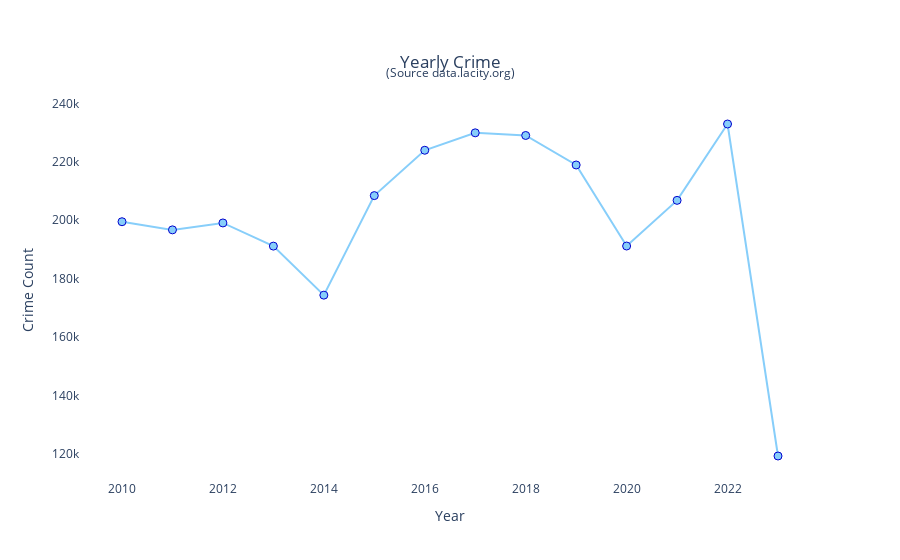

The code cell stored with this chart in its notebook:
### Code cell
fig = go.Figure()

fig.add_trace(go.Scatter(x=crime_by_year.YEAR, y=crime_by_year.COUNT, mode = "lines+markers",    
            marker=dict(
            color='LightSkyBlue',
            size=8,
            line=dict(
                color='MediumBlue',
                width=1
            )
                        )))


fig.update_layout(
    title={
        'text': "Yearly Crime",
        'y':0.9,
        'x':0.5,
        'xanchor': 'center',
        'yanchor': 'top'},
    plot_bgcolor='white',
    xaxis = {'title': 'Year'},
    yaxis = {'title':'Crime Count'}
    )

# Add a subtitle using annotations
fig.add_annotation(
    xref='paper', yref='paper',  # Use paper coordinates
    x=0.5, y=1.10,  # Position of the subtitle
    text='(Source data.lacity.org)',  # Subtitle text
    showarrow=False,
)

fig.show()

fig.write_image("Static/Images/crime_year.png", width=800, height=500, scale=2)

### Figure 1 — Plotly figure (JSON) as saved in the notebook; plotly's stock layout.template omitted (floating-point values rounded to 4 significant figures)
{"data": [{"marker": {"color": "LightSkyBlue", "line": {"color": "MediumBlue", "width": 1}, "size": 8}, "mode": "lines+markers", "type": "scatter", "x": [2010, 2011, 2012, 2013, 2014, 2015, 2016, 2017, 2018, 2019, 2020, 2021, 2022, 2023], "y": [199505, 196714, 199090, 191142, 174336, 208454, 224003, 229976, 229068, 218961, 191176, 206824, 233003, 119200]}], "layout": {"annotations": [{"showarrow": false, "text": "(Source data.lacity.org)", "x": 0.5, "xref": "paper", "y": 1.1, "yref": "paper"}], "plot_bgcolor": "white", "title": {"text": "Yearly Crime", "x": 0.5, "xanchor": "center", "y": 0.9, "yanchor": "top"}, "xaxis": {"title": {"text": "Year"}}, "yaxis": {"title": {"text": "Crime Count"}}}}
